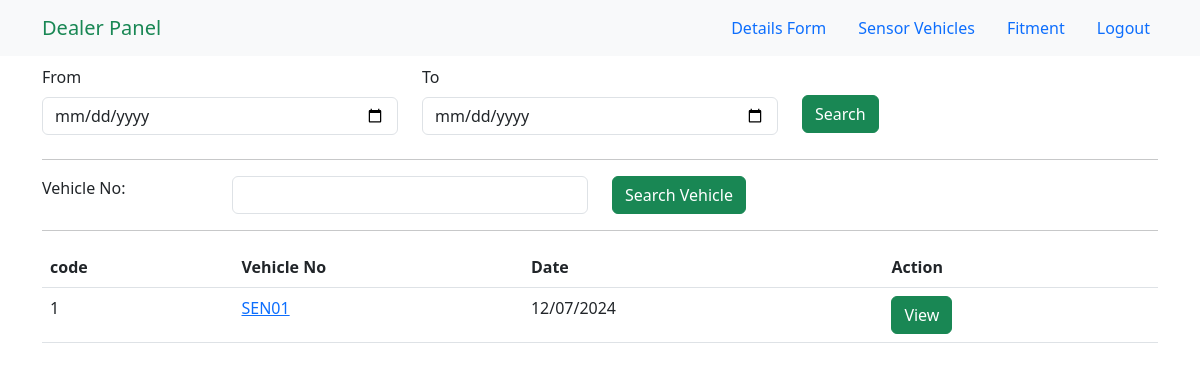
The app's page /search/ with its own data.
### rtoapp/models.py (models this page shows, shortened)
class Vehicle(models.Model):
    vehicle_no = models.CharField(max_length=100)
    registration_year = models.IntegerField()
    chassis_no = models.CharField(max_length=100)
    engine_no = models.CharField(max_length=100)
    rto = models.CharField(max_length=100,null=True)
    vehicle_make = models.CharField(max_length=100)
    vehicle_model = models.CharField(max_length=100)
    owner_name = models.CharField(max_length=100,null=True)
    manufacturer_name = models.CharField(max_length=100,null=True)
    mobile_no = models.CharField(max_length=15,null=True)
    distributor_name = models.CharField(max_length=100,null=True)
    owner_address = models.CharField(max_length=100,null=True)
    distributor_address = models.CharField(max_length=100,null=True)
    camera_serial_number_primary = models.CharField(max_length=100,null=True)
    model_number_primary = models.CharField(max_length=100,null=True)
    camera_serial_number_secondary = models.CharField(max_length=100,null=True)
    model_number_secondary = models.CharField(max_length=100,null=True)
    Vehicle_number_plate_view = models.ImageField(upload_to='vehicle_images/',null=True)
    Camera_image = models.ImageField(upload_to='vehicle_images/',null=True)
    Sensor_image = models.ImageField(upload_to='vehicle_images/',null=True)
    Display_image = models.ImageField(upload_to='vehicle_images/',null=True)
    created_at = models.DateTimeField(auto_now_add=True)

### rtoapp/views.py (the view)
# urls.py: path('search/', views.search_view, name='search_view'),
def search_view(request):
    if request.method == 'POST':
        from_date = request.POST.get('from_date')
        to_date = request.POST.get('to_date')
        vehicle_no = request.POST.get('vecregno')
        from_date_vehicles = Vehicle.objects.none()
        to_date_vehicles = Vehicle.objects.none()
        between_vehicles = Vehicle.objects.none()
        vehno_vehicles = Vehicle.objects.none()
        if from_date:
            from_date_year = datetime.strptime(from_date, '%Y-%m-%d').year
            from_date_vehicles = Vehicle.objects.filter(created_at__year=from_date_year)
        if to_date:
            to_date_year = datetime.strptime(to_date, '%Y-%m-%d').year
            to_date_vehicles = Vehicle.objects.filter(created_at__year=to_date_year)
        if from_date and to_date:
            from_date_year = datetime.strptime(from_date, '%Y-%m-%d').year
            to_date_year = datetime.strptime(to_date, '%Y-%m-%d').year
            between_vehicles = Vehicle.objects.filter(created_at__year__range=[from_date_year, to_date_year])
        if vehicle_no:
            vehno_vehicles = Vehicle.objects.filter(vehicle_no__icontains=vehicle_no)
            from_date_vehicles = from_date_vehicles.filter(vehicle_no__icontains=vehicle_no)
            to_date_vehicles = to_date_vehicles.filter(vehicle_no__icontains=vehicle_no)
            between_vehicles = between_vehicles.filter(vehicle_no__icontains=vehicle_no)
            vehicles = vehno_vehicles | from_date_vehicles | between_vehicles | to_date_vehicles
        else:
            vehicles = from_date_vehicles | to_date_vehicles | between_vehicles
        return render(request, 'search.html', {'vehicles': vehicles})
    else:
        vehicles = Vehicle.objects.all()
        return render(request, 'search.html', {'vehicles': vehicles})

### templates/search.html (shortened to what this page needs)
{% extends 'base.html' %}
{% load static %}
{% block link %} {% static 'css/search.css' %} {% endblock link %}
{% block navbar %}
{% include 'nav.html' %}
{% endblock navbar %}
{% block content %}
<body data-aos-easing="ease-in-out" data-aos-duration="1000" data-aos-delay="0">
    <main id="main" class="mt-5">
        <section class="inner-page">
            <div class="container">
                <form action="" method="post">
                    <div class="row">
                        <div class="col-md-4 col-sm-6 mb-2">
                            <label for="from_date" class="form-label">From</label>
                            <input type="date" name="from_date" id="from_date" class="form-control" value="">
                        </div>
                        <div class="col-md-4 col-sm-6 mb-2">
                            <label for="to_date" class="form-label">To</label>
                            <input type="date" name="to_date" id="to_date" class="form-control" value="">
                        </div>
                        <div class="col-md-4 col-sm-12 text-center text-sm-start" style="margin-top:30px;">
                            <input type="submit" class="btn btn-success" value="Search">
                        </div>
                    </div>
                </form>
                <hr>
                <form action="" method="post">
                    <div class="row">
                        <div class="col-lg-2">Vehicle No:</div>
                        <div class="col-lg-4 col-md-6"> <input name="vecregno" class="form-control" value=""></div>
                        <div class="col-lg-6 col-md-6 mt-2 mt-md-0"> <input type="submit" class="btn btn-success"
                                value="Search Vehicle">
                        </div>
                    </div>
                </form>
                <hr>
                <div id="table_wrapper" class="dataTables_wrapper no-footer etxt-center">
                    {% if vehicles %}
                    <table class="table dataTable no-footer" id="table" aria-describedby="table_info">
                        <thead>
                            <tr>
                                <th class="sorting sorting_asc" tabindex="0" aria-controls="table" rowspan="1"
                                    colspan="1" aria-sort="ascending" aria-label="
                code
            : activate to sort column descending" style="width: 38.9px;">
                                    code
                                </th>
                                <th class="sorting" tabindex="0" aria-controls="table" rowspan="1" colspan="1"
                                    aria-label="
                Vehicle No
            : activate to sort column ascending" style="width: 81.175px;">
                                    Vehicle No
                                </th>
                                <th class="sorting" tabindex="0" aria-controls="table" rowspan="1" colspan="1"
                                    aria-label="
                Date
            : activate to sort column ascending" style="width: 68.925px;">
                                    Date
                                </th>
                                <th class="sorting" tabindex="0" aria-controls="table" rowspan="1" colspan="1"
                                    aria-label="Action: activate to sort column ascending" style="width: 51.575px;">
                                    Action</th>
                            </tr>
                        </thead>
                        <tbody>
                            {% for vehicle in vehicles %}
                            <tr>
                                <td>{{vehicle.id}}</td>
                                <td><a href="{% url 'certificate_view' vehicle.id %}">{{vehicle.vehicle_no}}</a></td>
                                <td>{{ vehicle.created_at|date:"d/m/Y" }}</td>
                                <td><a class="btn btn-success" href="{% url 'certificate_view' vehicle.id %}">View</a></td>
                            </tr>
                            {% endfor %}
                        </tbody>
                    </table>
                    {% else %}
                    <p>No vehicles found.</p>
                    {% endif %}
                </div>
            </div>
        </section>
    </main>
    {% endblock content %}

### records on screen
Vehicle: id "1", vehicle_no "SEN01", created_at "12/07/2024"
